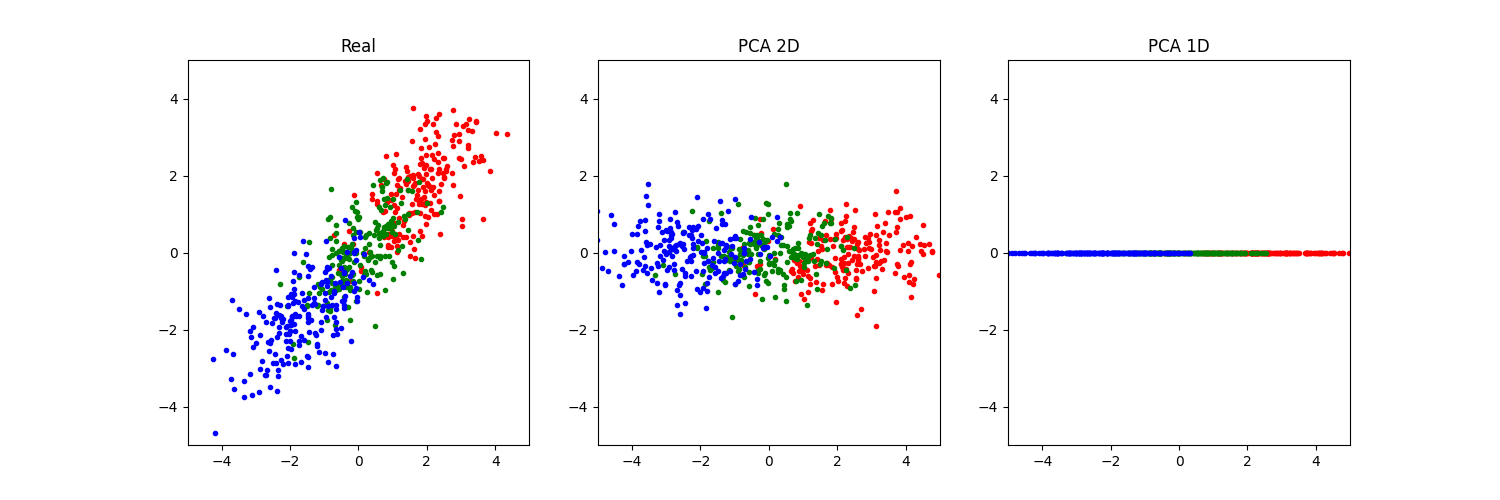

Recreate this plot in Python.
# -*- coding: utf-8 -*-
# @Date  : 2020/5/20
# @Author: Luokun
# @Email : olooook@outlook.com

import matplotlib.pyplot as plt
import numpy as np


class PCA:
    """
    Principal Components Analysis(主成分分析)
    """

    def __init__(self, k: int):
        """
        :param k: 保留的主成因个数
        """
        self.k = k

    def __call__(self, X: np.ndarray):
        X_norm = X - X.mean(axis=0)  # 去中心化
        L, U = np.linalg.eig(X_norm.T @ X_norm)  # 对协方差矩阵进行特征值分解
        topk = np.argsort(L)[::-1][:self.k]  # 找出特征值中前K大特征对应的索引
        return X_norm @ U[:, topk]  # 将去中心化矩阵乘以前K大特征对应的特征向量


def load_data():
    x = np.concatenate([np.random.randn(200, 2) + np.array([2, 0]),
                        np.random.randn(200, 2),
                        np.random.randn(200, 2) + np.array([-2, 0])])
    theta = np.pi / 4  # 逆时针旋转45°
    scale = np.diag([1.2, .6])  # 缩放矩阵
    rotate = np.array([[np.cos(theta), -np.sin(theta)],
                       [np.sin(theta), np.cos(theta)]])  # 旋转矩阵
    return x @ scale @ rotate.T


if __name__ == '__main__':
    x = load_data()
    x0, x1, x2 = x.reshape(3, -1, 2)
    plt.figure(figsize=[15, 5])
    plt.subplot(1, 3, 1)
    plt.title('Real')
    plt.xlim(-5, 5)
    plt.ylim(-5, 5)
    plt.scatter(x0[:, 0], x0[:, 1], color='r', marker='.')
    plt.scatter(x1[:, 0], x1[:, 1], color='g', marker='.')
    plt.scatter(x2[:, 0], x2[:, 1], color='b', marker='.')

    # 不降维
    y = PCA(2)(x)
    y0, y1, y2 = y.reshape(3, -1, 2)
    plt.subplot(1, 3, 2)
    plt.title('PCA 2D')
    plt.xlim(-5, 5)
    plt.ylim(-5, 5)
    plt.scatter(y0[:, 0], y0[:, 1], color='r', marker='.')
    plt.scatter(y1[:, 0], y1[:, 1], color='g', marker='.')
    plt.scatter(y2[:, 0], y2[:, 1], color='b', marker='.')

    # 降为1维
    z = PCA(1)(x)
    z0, z1, z2 = z.reshape(3, -1)
    plt.subplot(1, 3, 3)
    plt.title('PCA 1D')
    plt.xlim(-5, 5)
    plt.ylim(-5, 5)
    plt.scatter(z0, np.zeros([200]), color='r', marker='.')
    plt.scatter(z1, np.zeros([200]), color='g', marker='.')
    plt.scatter(z2, np.zeros([200]), color='b', marker='.')
    plt.show()
